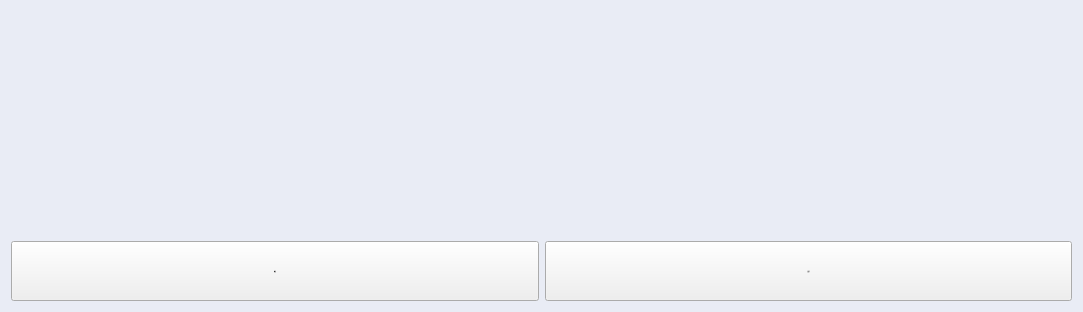
<?xml version="1.0" encoding="UTF-8"?>
<ui version="4.0">
 <class>MyPaint</class>
 <widget class="QWidget" name="MyPaint">
  <property name="geometry">
   <rect>
    <x>0</x>
    <y>0</y>
    <width>1083</width>
    <height>312</height>
   </rect>
  </property>
  <property name="windowTitle">
   <string>Form</string>
  </property>
  <property name="styleSheet">
   <string notr="true">#MyPaint
{
	background-color: rgb(233, 236, 245);
}</string>
  </property>
  <layout class="QGridLayout" name="gridLayout">
   <item row="0" column="0">
    <spacer name="verticalSpacer">
     <property name="orientation">
      <enum>Qt::Vertical</enum>
     </property>
     <property name="sizeHint" stdset="0">
      <size>
       <width>20</width>
       <height>220</height>
      </size>
     </property>
    </spacer>
   </item>
   <item row="1" column="0">
    <widget class="QPushButton" name="mBtn_OK">
     <property name="sizePolicy">
      <sizepolicy hsizetype="Minimum" vsizetype="Minimum">
       <horstretch>0</horstretch>
       <verstretch>0</verstretch>
      </sizepolicy>
     </property>
     <property name="minimumSize">
      <size>
       <width>0</width>
       <height>60</height>
      </size>
     </property>
     <property name="maximumSize">
      <size>
       <width>16777215</width>
       <height>16777215</height>
      </size>
     </property>
     <property name="font">
      <font>
       <pointsize>-1</pointsize>
      </font>
     </property>
     <property name="styleSheet">
      <string notr="true">QPushButton{ 
	border-radius:8px;
background-color:rgb(64,64,64);
font-size:26px; 
color:white;


}
QPushButton:hover{
font-size:26px; 
color:white;
}

QPushButton:pressed{
	background-color:rgb(31, 78, 121);
};
</string>
     </property>
     <property name="text">
      <string>确定</string>
     </property>
    </widget>
   </item>
   <item row="1" column="1">
    <widget class="QPushButton" name="mBtn_Cancel">
     <property name="sizePolicy">
      <sizepolicy hsizetype="Minimum" vsizetype="Minimum">
       <horstretch>0</horstretch>
       <verstretch>0</verstretch>
      </sizepolicy>
     </property>
     <property name="minimumSize">
      <size>
       <width>0</width>
       <height>60</height>
      </size>
     </property>
     <property name="maximumSize">
      <size>
       <width>16777215</width>
       <height>16777215</height>
      </size>
     </property>
     <property name="font">
      <font>
       <pointsize>-1</pointsize>
      </font>
     </property>
     <property name="styleSheet">
      <string notr="true">QPushButton{ 
	border-radius:8px;
background-color:rgb(64,64,64);
font-size:26px; 
color:white;


}
QPushButton:hover{
font-size:26px; 
color:white;
}

QPushButton:pressed{
	background-color:rgb(31, 78, 121);
};
</string>
     </property>
     <property name="text">
      <string>取消</string>
     </property>
    </widget>
   </item>
  </layout>
 </widget>
 <resources/>
 <connections/>
</ui>
